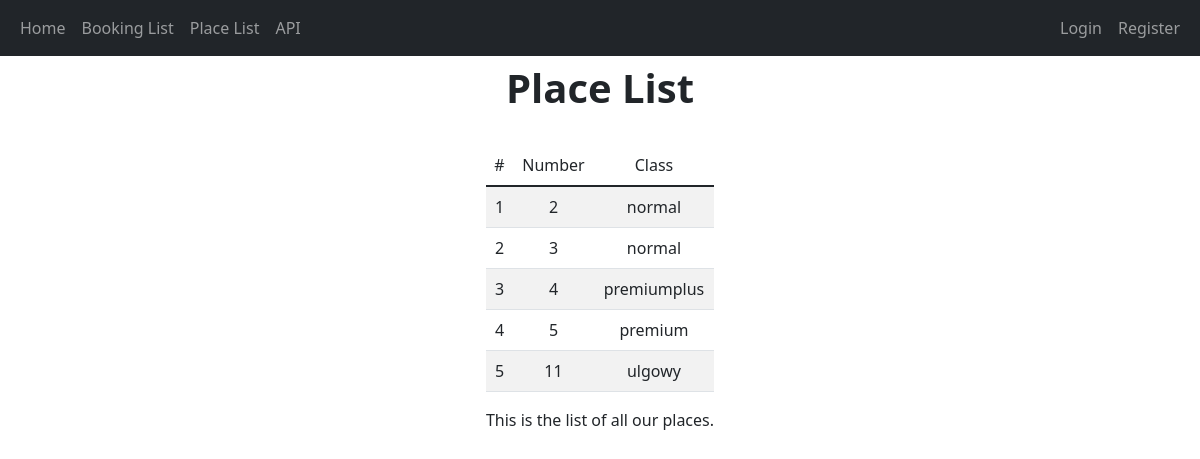
/place/, run on the app's committed database.
### ideass/models.py (models this page shows, shortened)
class Place(models.Model):
    number = models.IntegerField(unique=True, primary_key=True)
    category = models.PositiveSmallIntegerField(choices=PLACE_CATEGORIES)
    @property
    def get_category(self):
        return PLACE_CATEGORIES[self.category - 1][1]

### ideass/views.py (the view)
# urls.py: url(r'^place/$', PlaceList.as_view(), name='places'),
class PlaceList(RoomGenericAPIView):
    template_name = 'places.html'
    required_groups = REQ_GROUPS_PLACE
    def get(self, request):
        queryset = Place.objects.all()
        return Response({'places': queryset})

### ideass/permissions.py (called while the page is built)
    def has_permission(self, request, view):
        required_groups_mapping = getattr(view, "required_groups", {})
        required_groups = required_groups_mapping.get(request.method, [])
        return any([is_in_group(request.user, group_name) if group_name != "__all__" else True for group_name in
                    required_groups]) or (request.user and request.user.is_staff)

### ideass/templates/places.html
{% extends "layout.html" %}
{% block title %}
    Place List
{% endblock %}
{% block content %}
    {% if user.is_hotel_staff %}
        <div class="table-responsive">
            <table class="table table-striped">
                <thead>
                    <tr>
                        <th scope="col" class="text-center">#</th>
                        <th scope="col" class="text-center">Number</th>
                        <th scope="col" class="text-center">Class</th>
                        <th scope="col" class="text-center"></th>
                        <th scope="col" class="text-center"></th>
                    </tr>
                </thead>
                <tbody>
                    {% for place in places %}
                    <tr>
                        <th scope="row" class="text-center">as{{ forloop.counter }}</th>
                        <th scope="col" class="text-center">aaasss{{ place.number }}</th>
                        <th scope="col" class="text-center">aaaaaaassssss{{ place.get_category }}</th>
                        <th scope="col"><form action="{% url 'ideass:places' %}{{place.number}}/" method="GET">
                                            <input type="hidden" name="method" value="EDIT">
                                            <button type="submit" class="btn btn-success py-0">Edit</button>
                                        </form></th>
                        <th scope="col"><form action="{% url 'ideass:places' %}{{place.number}}/" method="POST">
                                            {% csrf_token %}
                                            <input type="hidden" name="method" value="DELETE">
                                            <button type="submit" class="btn btn-danger py-0">Delete</button>
                                        </form></th>
                    </tr>
                    {% endfor %}
                </tbody>
            </table>
        </div>
    {% else %}
         <div class="table-responsive">
            <table class="table table-striped">
                <thead>
                    <tr>
                        <th scope="col" class="text-center">#</th>
                        <th scope="col" class="text-center">Number</th>
                        <th scope="col" class="text-center">Class</th>
                    </tr>
                </thead>
                <tbody>
                    {% for place in places %}
                    <tr>
                        <th scope="row" class="text-center">{{ forloop.counter }}</th>
                        <th scope="col" class="text-center">{{ place.number }}</th>
                        <th scope="col" class="text-center">{{ place.get_category }}</th>
                    </tr>
                    {% endfor %}
                </tbody>
            </table>
        </div>
    {% endif %}
    {% if not user.is_hotel_staff %}
    <div class="text-center">This is the list of all our places.</div>
    {% endif %}
{% endblock %}

### data on the page
Place: number "2", get_category "normal"
Place: number "3", get_category "normal"
Place: number "4", get_category "premiumplus"
Place: number "5", get_category "premium"
Place: number "11", get_category "ulgowy"
